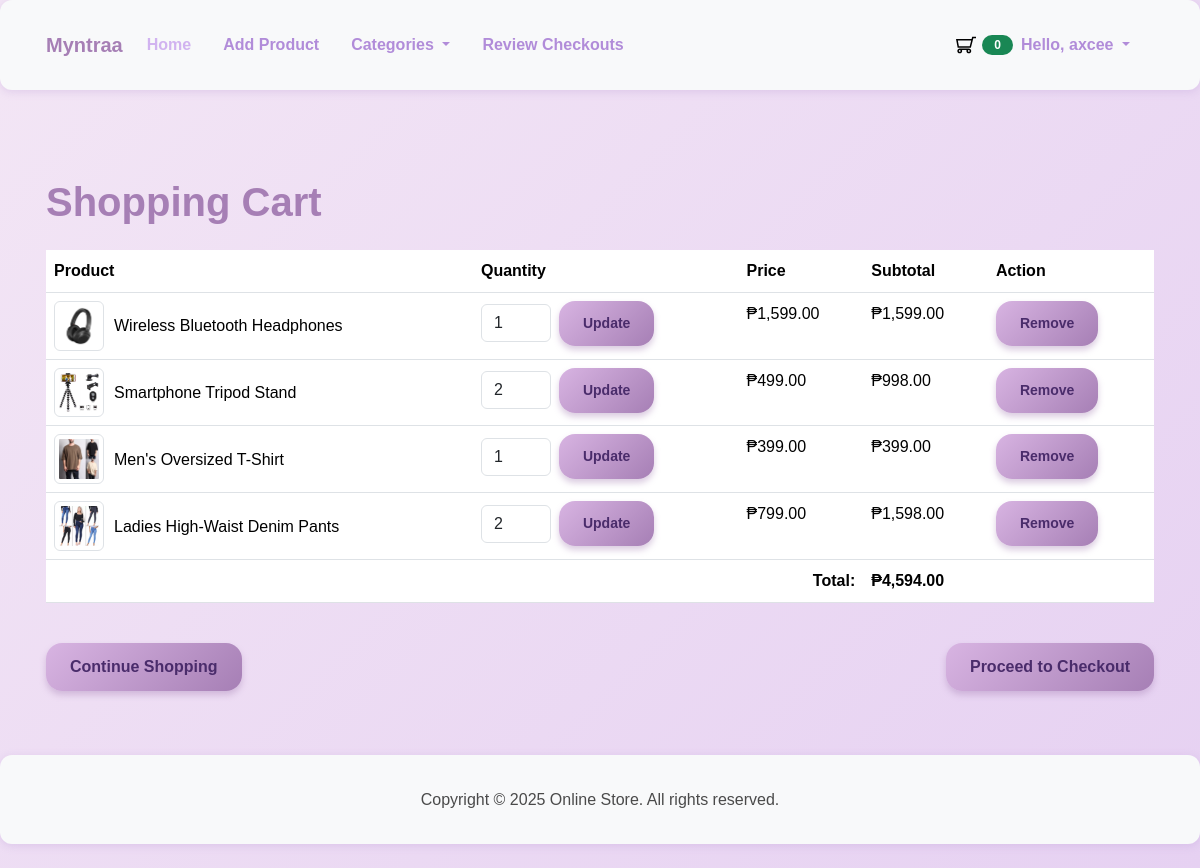
/classes/cart.php (signed in), run on the app's committed database.
### tables this page shows
CREATE TABLE `cart_items` (
  `id` int(11) NOT NULL,
  `user_id` int(11) DEFAULT NULL,
  `session_id` varchar(255) DEFAULT NULL,
  `product_id` int(11) NOT NULL,
  `quantity` int(11) NOT NULL,
  `created_at` datetime DEFAULT NULL,
  `updated_at` datetime DEFAULT NULL
);

CREATE TABLE `products` (
  `id` int(11) NOT NULL,
  `name` varchar(255) NOT NULL,
  `description` text DEFAULT NULL,
  `price` decimal(10,2) NOT NULL,
  `slug` varchar(255) NOT NULL,
  `image_path` varchar(255) DEFAULT NULL,
  `category_id` int(11) NOT NULL,
  `created_at` datetime DEFAULT NULL,
  `updated_at` datetime DEFAULT NULL
);

### classes/cart.php (the view, shortened to what this page needs)
<?php
$dbInstance = new Database();
$db = $dbInstance->getConnection();
class Cart {
    private $db;
    private $session_id;
    public function __construct($db) {
        $this->db = $db;
        $this->session_id = $_SESSION['cart_session_id'];
    }
    public function getItems() {
        $user_id = isset($_SESSION['user']) ? $_SESSION['user']['id'] : null;
        $stmt = $this->db->prepare("
            SELECT ci.*, p.name, p.price, p.image_path
            FROM cart_items ci
            JOIN products p ON ci.product_id = p.id
            WHERE ci.user_id = ? OR ci.session_id = ?
        ");
        $stmt->execute([$user_id, $this->session_id]);
        return $stmt->fetchAll(PDO::FETCH_ASSOC);
    }
    public function getTotal() {
        $items = $this->getItems();
        $total = 0;
        foreach ($items as $item) {
            $total += $item['price'] * $item['quantity'];
        }
        return $total;
    }
}
$cart = new Cart($db);
$cart_items = $cart->getItems();
$total = $cart->getTotal();
?>
<div class="container my-5">
    <div class="row">
        <div class="col-md-12">
            <h1 class="mb-4">Shopping Cart</h1>
            <?php if(empty($cart_items)): ?>
                <div class="alert alert-info">
                    <p class="mb-0">Your cart is empty.</p>
                </div>
                <a href="../main/index.php" class="btn btn-primary">Continue Shopping</a>
            <?php else: ?>
                <div class="table-responsive">
                    <table class="table table-hover">
                        <thead>
                            <tr>
                                <th>Product</th>
                                <th>Quantity</th>
                                <th>Price</th>
                                <th>Subtotal</th>
                                <th>Action</th>
                            </tr>
                        </thead>
                        <tbody>
                            <?php foreach($cart_items as $item): ?>
                                <tr>
                                    <td>
                                        <div class="d-flex align-items-center">
                                            <?php if($item['image_path']): ?>
                                                <?php
                                                    $normalized_path = str_replace('\\', '/', $item['image_path']);
                                                    $path_parts = explode('/', $normalized_path);
                                                    $encoded_parts = array_map('rawurlencode', $path_parts);
                                                    $encoded_path = implode('/', $encoded_parts);
                                                ?>
                                                <img src="<?php echo htmlspecialchars('/Ecommerce_IM207/' . $encoded_path); ?>"
                                                     alt="<?php echo htmlspecialchars($item['name']); ?>"
                                                     class="img-thumbnail" style="width: 50px; margin-right: 10px;">
                                            <?php endif; ?>
                                            <?php echo htmlspecialchars($item['name']); ?>
                                        </div>
                                    </td>
                                    <td>
                                        <form action="update-cart.php" method="POST" class="d-flex align-items-center">
                                            <input type="number" name="quantity" value="<?php echo $item['quantity']; ?>"
                                                   min="1" class="form-control" style="width: 70px;">
                                            <button type="submit" class="btn btn-sm btn-outline-primary ms-2">Update</button>
                                        </form>
                                    </td>
                                    <td>₱<?php echo number_format($item['price'], 2); ?></td>
                                    <td>₱<?php echo number_format($item['price'] * $item['quantity'], 2); ?></td>
                                    <td>
                                        <a href="cart.php?remove=<?php echo $item['id']; ?>"
                                           class="btn btn-sm btn-danger"
                                           onclick="return confirm('Are you sure you want to remove this item?')">
                                            Remove
                                        </a>
                                    </td>
                                </tr>
                            <?php endforeach; ?>
                        </tbody>
                        <tfoot>
                            <tr>
                                <td colspan="3" class="text-end"><strong>Total:</strong></td>
                                <td colspan="2"><strong>₱<?php echo number_format($total, 2); ?></strong></td>
                            </tr>
                        </tfoot>
                    </table>
                </div>
                <div class="d-flex justify-content-between mt-4">
                    <a href="../main/index.php" class="btn btn-primary">Continue Shopping</a>
                    <a href="../classes/checkout.php" class="btn btn-success">Proceed to Checkout</a>
                </div>
            <?php endif; ?>
        </div>
    </div>
</div>

### assets/css/styles.css (style rules this page uses)
body { background: linear-gradient(135deg, #f3e6f5, #e6d1f2); font-family: 'Poppins', 'Quicksand', 'Nunito', sans-serif; color: #4a4a4a; margin: 0; padding: 0; line-height: 1.6; }
.container { max-width: 1140px; margin: 0 auto; padding: 1rem; }
button, .btn { background: linear-gradient(135deg, #d8b4e2, #a67fb5); border: none; border-radius: 16px; padding: 0.75rem 1.5rem; font-weight: 700; color: #4a2c6b; cursor: pointer; box-shadow: 0 4px 6px rgba(166, 127, 181, 0.4); transition: all 0.3s ease; }
h1, h2, h3, h4, h5, h6 { color: #a67fb5; font-weight: 700; margin-bottom: 0.75rem; }
a { color: #b18cd9; text-decoration: none; transition: color 0.3s ease; }
body.store-body { display: flex; flex-direction: column; min-height: 100vh; }

### data on the page
cart_items: product.name (picture), product.name "Wireless Bluetooth Headphones", quantity "1", product.price "1,599.00", $item['price'] * $item['quantity'] "1,599.00"
cart_items: product.name (picture), product.name "Smartphone Tripod Stand", quantity "2", product.price "499.00", $item['price'] * $item['quantity'] "998.00"
cart_items: product.name (picture), product.name "Men's Oversized T-Shirt", quantity "1", product.price "399.00", $item['price']*$item['quantity'] "399.00"
cart_items: product.name (picture), product.name "Ladies High-Waist Denim Pants", quantity "2", product.price "799.00", $item['price'] * $item['quantity'] "1,598.00"

### other printed values
countCart() "0"
$_SESSION['user']['name'] "axcee"
$total "4,594.00"
